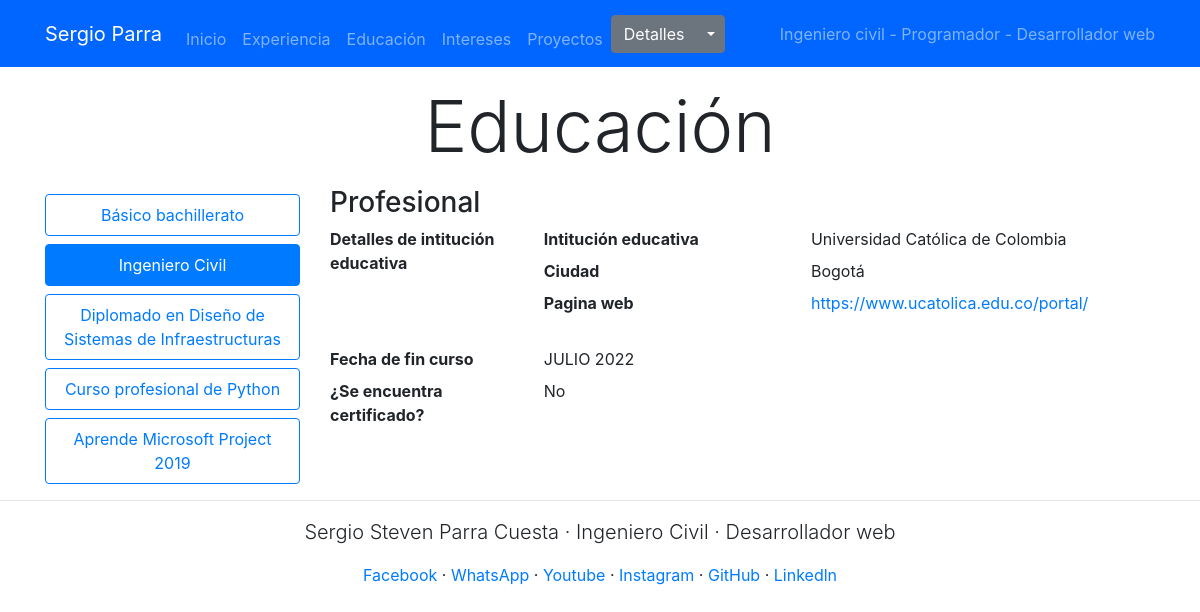
The app's page /educacion/0, older data.
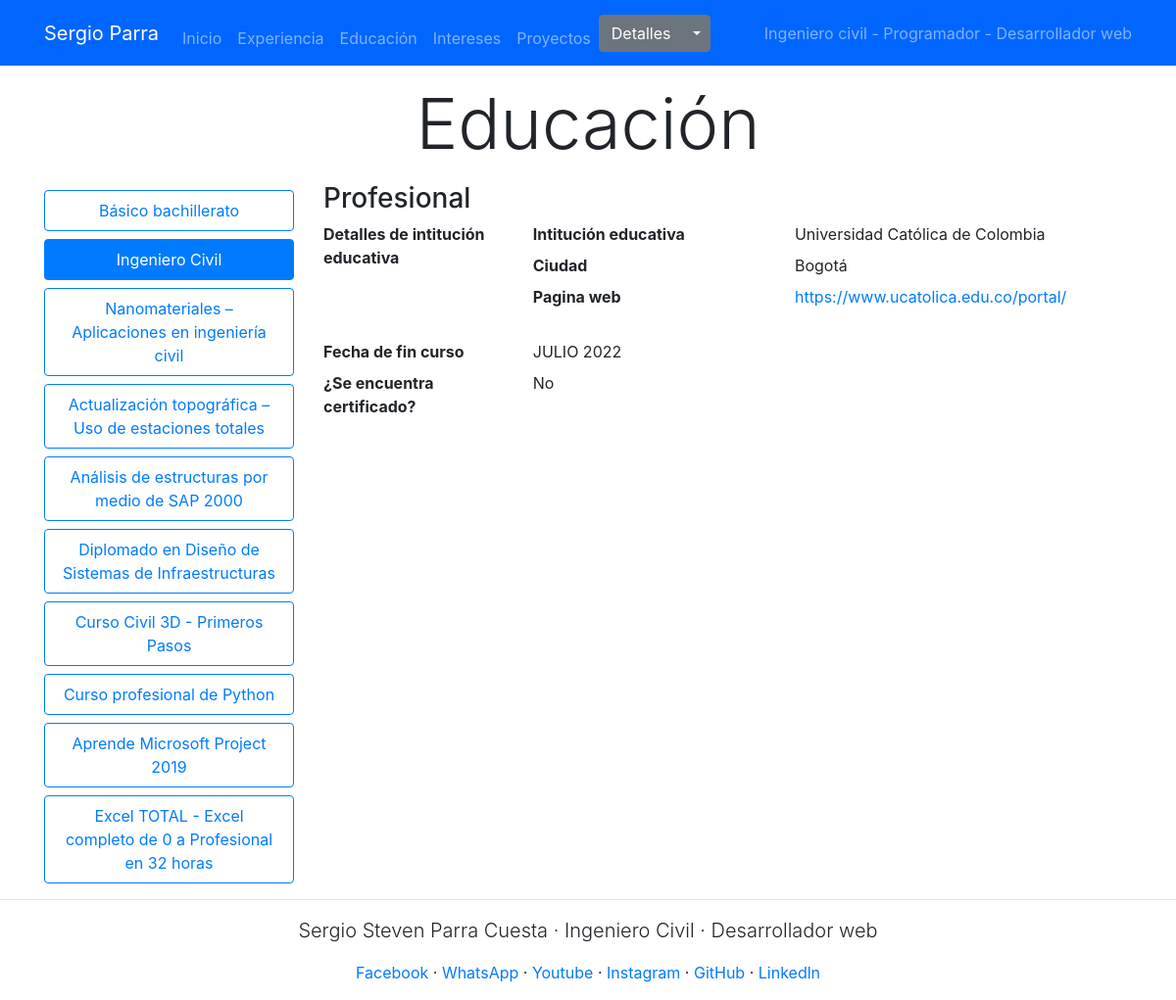
The same page, newer data.
### gestion_HV/models.py (models this page shows, shortened)
class profesional_education(models.Model):
    title=models.CharField(max_length=100, verbose_name="Titulo")
    institute=models.CharField(max_length=100, verbose_name="Instituto educativo")
    start_date=models.DateField(verbose_name="Fecha de inicio")
    ending_date=models.DateField(null=True, blank=True, verbose_name="Fecha final")
    web_page=models.CharField(max_length=75, verbose_name="Pagina web")
    diploma=models.FileField(upload_to='fields/diploma', max_length=100, null=True, blank=True, verbose_name="Adjuntar diploma")
    certificate=models.BooleanField(verbose_name="Está certificado el titulo?")
    description=models.TextField(null=True, blank=True, verbose_name="Descripción del curso")
    type_estudy=models.CharField(max_length=75, verbose_name="Tipo de estudio", choices=choises.TTITLES_STUDIES_CHOICES)
    city=models.CharField(max_length=50, verbose_name="Ciudad - municipio")
    class Meta:
        verbose_name="Estudio profesional"
        verbose_name_plural="Estudios profesionales"
        ordering=['start_date']

### gestion_HV/views.py (the view)
# urls.py: path('educacion/<int:id_ed>', views.education_page, name='education'),
def education_page(request, id_ed):
    if id_ed==0:
        id_ed=1
    edc=education_details()
    data_nav=zip(edc.query_common('id'),edc.query_common('title'))
    data=zip(edc.query_common('id'), edc.query_common('type_estudy'), edc.query_common('institute'),  edc.query_common('city'), edc.date(), edc.query_common('web_page'), edc.query_common('description'), edc.query_common('certificate'), edc.query_common('diploma'))
    return render(request, "education.html", {"data_nav":data_nav, "data":data ,"id_activate":id_ed})

### gestion_HV/views.py (called while the page is built)
    def query_common(self, query):
        q=education.objects.values_list(query, flat=True).annotate(custom_order=est).order_by('start_date', 'custom_order')
        return q

### mipagweb_v3/templates/education.html (shortened to what this page needs)
{% extends 'body.html' %}
{% block content %}
<div class="container">
    <h1 class="display-3 mt-3 mb-3 text-center">Educación</h1>
    <div class="row">
        <div class="col-md-3 col-12">
            <div class="nav flex-column nav-pills" id="v-pills-tab" role="tablist" aria-orientation="vertical">
                {% for id, title in data_nav %}
                    <a class="btn nav-link btn-outline-primary mt-2 {% if id == id_activate %}active{% endif %}" id="v-pills-{{id}}-tab" data-toggle="pill" href="#v-pills-{{id}}" role="tab" aria-controls="v-pills-{{id}}" aria-selected="{% if id == id_activate %}True{% else %}False{% endif %}">{{title}}</a>
                {% endfor %}
              </div>
        </div>
        <div class="col-md-9 col-12">
            <div class="tab-content" id="v-pills-tabContent">
                {% for id, type_study, institute, city, date, web_page, description, certificate, diploma in data %}
                    <div class="tab-pane fade {% if id == id_activate %}show active{% endif %}" id="v-pills-{{id}}" role="tabpanel" aria-labelledby="v-pills-{{id}}-tab">
                        <dl class="row">
                            <dt class="col-sm-3"><h3>{{type_study}}</h3></dt>
                            <dd class="col-sm-9"></dd>
                            <dt class="col-sm-3">Detalles de intitución educativa</dt>
                            <dd class="col-sm-9">
                                <dl class="row">
                                    <dt class="col-sm-5">Intitución educativa</dt>
                                    <dd class="col-sm-7">{{institute}}</dd>
                                    <dt class="col-sm-5">Ciudad</dt>
                                    <dd class="col-sm-7">{{city}}</dd>
                                    <dt class="col-sm-5">Pagina web</dt>
                                    <dd class="col-sm-7"><a href="{{web_page}}">{{web_page}}</a></dd>
                                </dl>
                            </dd>
                            <dt class="col-sm-3">Fecha de fin curso</dt>
                            <dd class="col-sm-9">{{date}}</dd>
                            <dt class="col-sm-3">¿Se encuentra certificado?</dt>
                            {% if certificate %}
                                <dd class="col-sm-9">Si</dd>
                            {% else %}
                                <dd class="col-sm-9">No</dd>
                            {% endif %}
                        </dl>
                    </div>
                {% endfor %}
            </div>
        </div>
    </div>
</div>
{% endblock %}

Row changes from the older to the newer data that the page shows:
added profesional_education: title "Nanomateriales – Aplicaciones en ingeniería civil", shown under "Educación"
added profesional_education: title "Actualización topográfica – Uso de estaciones totales", shown under "Educación"
added profesional_education: title "Análisis de estructuras por medio de SAP 2000", shown under "Educación"
added profesional_education: title "Curso Civil 3D - Primeros Pasos", shown under "Educación"
added profesional_education: title "Excel TOTAL - Excel completo de 0 a Profesional en 32 horas", shown under "Educación"
